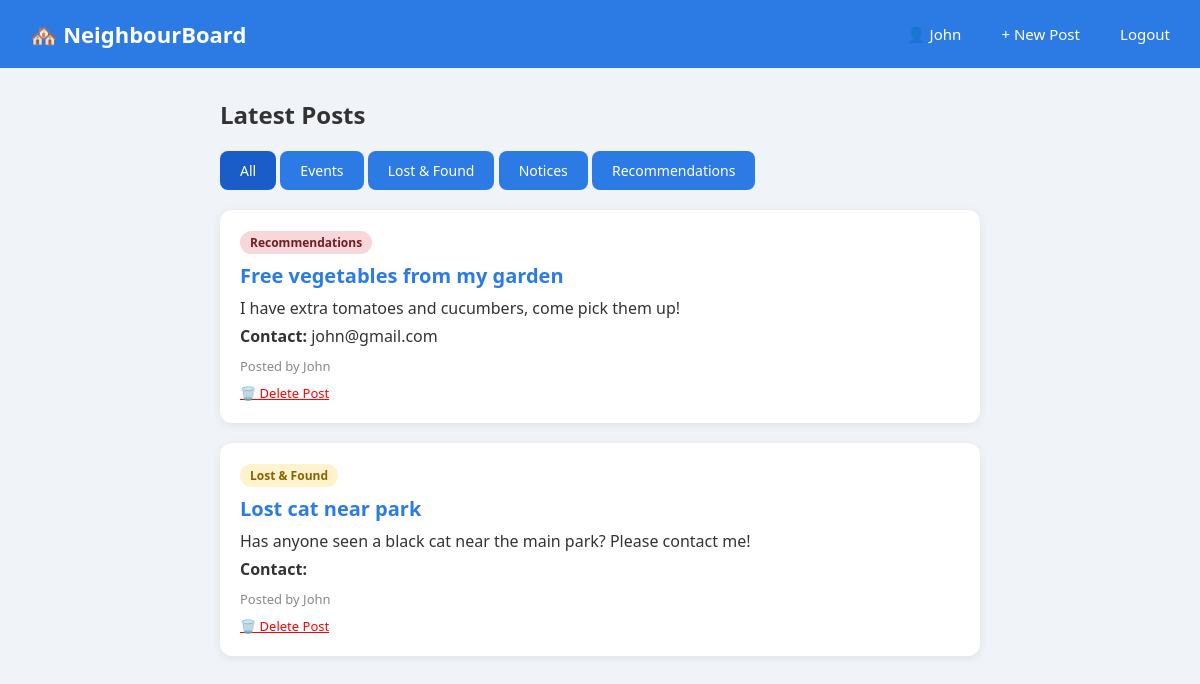
The app's page / (signed in), older data.
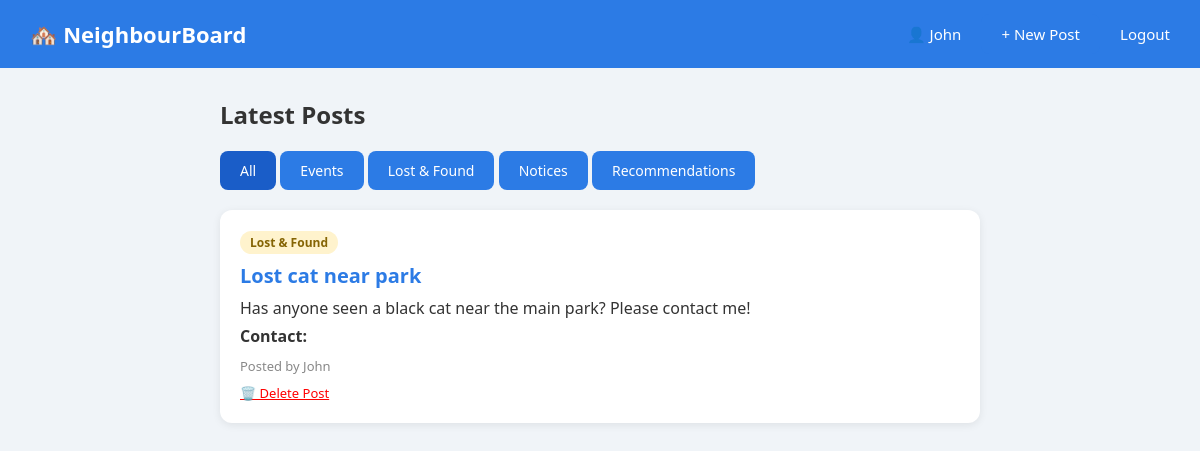
The same page, newer data.
### board/models.py (models this page shows, shortened)
class Post(models.Model):
    title = models.CharField(max_length=200)
    content = models.TextField()
    category = models.CharField(max_length=50, choices=CATEGORY_CHOICES)
    author = models.ForeignKey(User, on_delete=models.CASCADE)
    contact = models.CharField(max_length=100, blank=True)
    created_at = models.DateTimeField(auto_now_add=True)

### board/views.py (the view)
# urls.py: path('', views.home_view, name='home'),
@login_required(login_url='login')
def home_view(request):
    category = request.GET.get('category', '')
    if category:
        posts = Post.objects.filter(category=category).order_by('-created_at')
    else:
        posts = Post.objects.all().order_by('-created_at')
    return render(request, 'home.html', {'posts': posts, 'selected': category})

### board/templates/home.html
{% extends 'base.html' %}
{% block content %}
<h2 style="margin-bottom: 20px;">Latest Posts</h2>
<div style="margin-bottom: 20px;">
    <a href="/" class="btn" style="{% if not selected %}background:#1a5dc8{% endif %}">All</a>
    <a href="/?category=events" class="btn" style="{% if selected == 'events' %}background:#1a5dc8{% endif %}">Events</a>
    <a href="/?category=lostfound" class="btn" style="{% if selected == 'lostfound' %}background:#1a5dc8{% endif %}">Lost & Found</a>
    <a href="/?category=notices" class="btn" style="{% if selected == 'notices' %}background:#1a5dc8{% endif %}">Notices</a>
    <a href="/?category=recommendations" class="btn" style="{% if selected == 'recommendations' %}background:#1a5dc8{% endif %}">Recommendations</a>
</div>
{% if posts %}
    {% for post in posts %}
        <div class="post-card">
            <span class="badge badge-{{ post.category }}">{{ post.get_category_display }}</span>
            <h3>{{ post.title }}</h3>
            <p>{{ post.content }}</p>
            <p><strong>Contact:</strong> {{ post.contact }}</p>
            <p class="meta">Posted by {{ post.author.username }}</p>
            {% if post.author == request.user %}
    <a href="/delete/{{ post.id }}/" style="color:red;font-size:13px;">🗑️ Delete Post</a>
{% endif %}
        </div>
    {% endfor %}
{% else %}
    <p class="empty">No posts in this category yet! 😊</p>
{% endif %}
{% endblock %}

Row changes from the older to the newer data that the page shows:
removed Post: category "Recommendations", title "Free vegetables from my garden", content "I have extra tomatoes and cucumbers, come pick them up!", contact "john@gmail.com", author.username "John"
